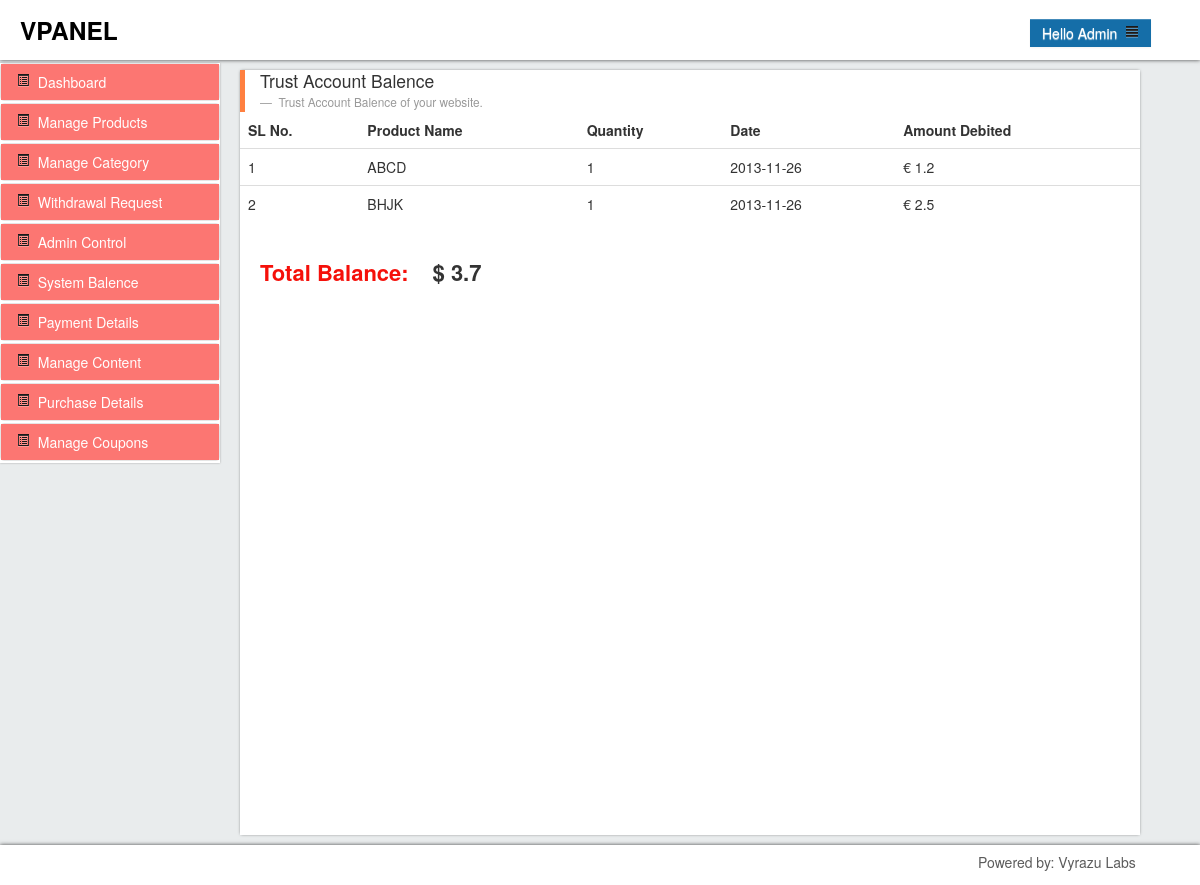
The app's page /v-admin/trustAccount.php (signed in), older data.
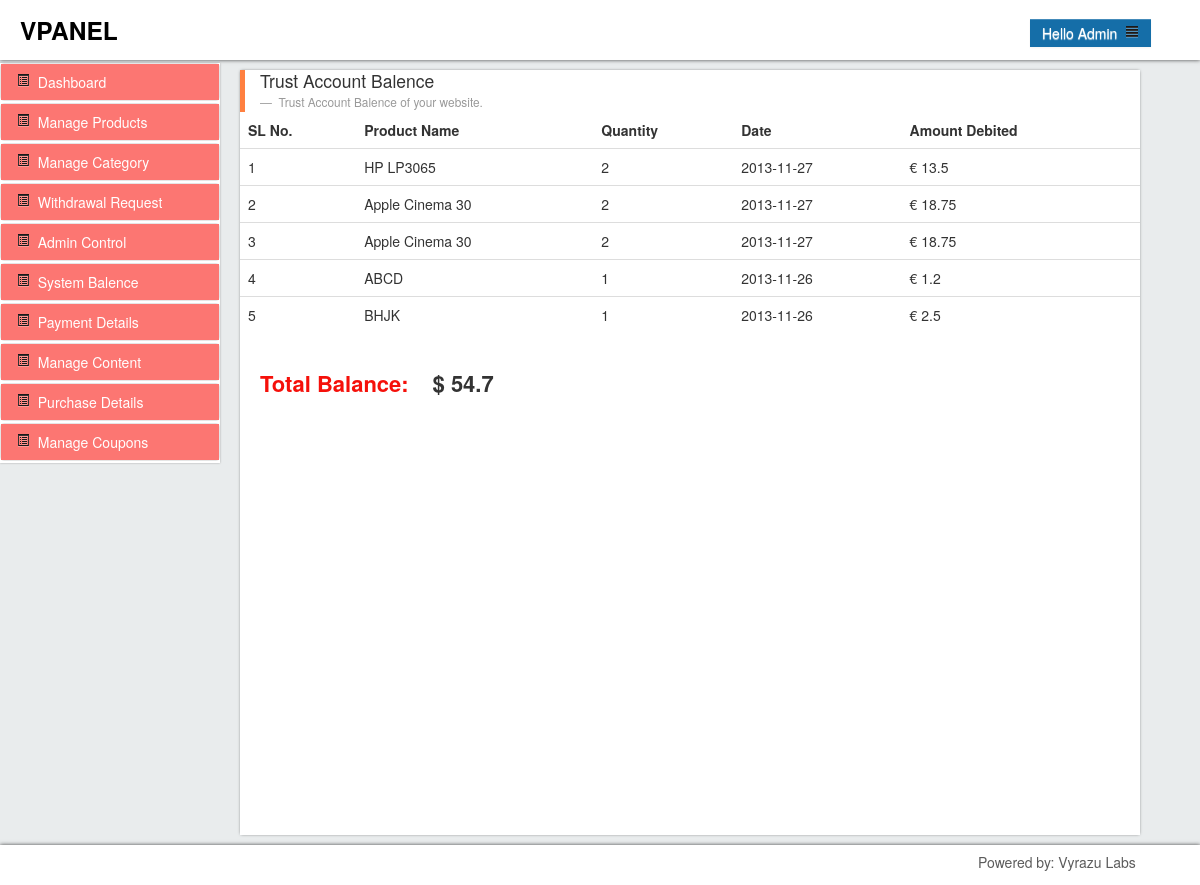
The same page, newer data.
### tables this page shows
CREATE TABLE IF NOT EXISTS `money_transfer_log` (
  `id` int(11) NOT NULL AUTO_INCREMENT,
  `membership_id` varchar(255) NOT NULL,
  `product_id` varchar(255) NOT NULL,
  `product_quantity` int(11) NOT NULL,
  `date` date NOT NULL,
  `credit` varchar(255) NOT NULL,
  `debit` varchar(255) NOT NULL,
  `system_balence` varchar(255) NOT NULL,
  `frozen_money` int(11) NOT NULL,
  `notes` varchar(2000) NOT NULL,
  PRIMARY KEY (`id`)
);

CREATE TABLE IF NOT EXISTS `membership_product` (
  `id` int(11) NOT NULL AUTO_INCREMENT,
  `product_id` varchar(255) NOT NULL,
  `product_name` varchar(255) NOT NULL,
  `product_description` varchar(5000) DEFAULT NULL,
  `price` varchar(255) NOT NULL,
  `discount` varchar(255) NOT NULL,
  `stock` int(11) NOT NULL,
  `status` varchar(255) NOT NULL,
  `image` varchar(255) NOT NULL,
  PRIMARY KEY (`id`)
);

CREATE TABLE IF NOT EXISTS `product_table` (
  `id` int(11) NOT NULL AUTO_INCREMENT,
  `product_id` varchar(255) NOT NULL,
  `category` varchar(500) DEFAULT NULL,
  `product_name` varchar(500) NOT NULL,
  `product_description` varchar(10000) NOT NULL,
  `price_guest` varchar(255) NOT NULL,
  `price_members` varchar(255) NOT NULL,
  `discount` varchar(255) NOT NULL,
  `stock` int(11) NOT NULL,
  `date` date NOT NULL,
  `expiration_date` date DEFAULT NULL,
  `maxpick` int(11) DEFAULT NULL,
  `status` varchar(255) NOT NULL,
  `image` varchar(255) NOT NULL,
  PRIMARY KEY (`id`)
);

### v-admin/v-includes/library/library.DAL.php (called while the page is built, shortened)
<?php
	include('class.database.php');
	class manageContent_DAL
	{
		private $link;
		function __construct()
		{
			$db_Connection = new dbConnection();
			$this->link = $db_Connection->connect();
			return $this->link;
		}
		function getValueWhere($table_name,$value,$row_value,$value_entered)
		{
			$query = $this->link->query("SELECT $value from $table_name where $row_value='$value_entered'");
			$query->execute();
			$rowcount = $query->rowCount();
			if($rowcount > 0){
				$result = $query->fetchAll(PDO::FETCH_ASSOC);
				return $result;
			}
			else{
				return $rowcount;
			}
		}
		function getValueWhere_descending($table_name,$value,$row_value,$value_entered)
		{
			$query = $this->link->query("SELECT $value from $table_name where $row_value='$value_entered' ORDER BY `id` DESC");
			$query->execute();
			$rowcount = $query->rowCount();
			if($rowcount > 0){
				$result = $query->fetchAll(PDO::FETCH_ASSOC);
				return $result;
			}
			else{
				return $rowcount;
			}
		}
	}
?>

### v-admin/v-includes/library/class.database.php (called while the page is built, shortened)
<?php
	class dbConnection{
		public $db_name = "mlm" ;
		public $db_username = "root" ;
		public $db_password = "root" ;
		public $db_host = "localhost" ;
		function connect(){
			try{
				$this->db_conn = new PDO("mysql:host=$this->db_host;dbname=$this->db_name",$this->db_username,$this->db_password);
				return $this->db_conn;
			}
			catch(PDOException $e){
				return $e->getMessage();
			}
		}
	}
?>

### v-admin/v-includes/library/library.BLL.php (the view, shortened to what this page needs)
<?php
	include('library.DAL.php');
	class manageContent_BLL
	{
		private $manageContent;
		function __construct()
		{
			$this->manageContent = new manageContent_DAL();
			return $this->manageContent;
		}
		function getTrustBalance(){
			$account_no = "admin007";
			$transaction = $this->manageContent->getValueWhere_descending("money_transfer_log","*","membership_id",$account_no);
			if(!empty($transaction))
			{
				$sl_no = 1;
				$total_amount = 0;
				foreach($transaction as $transactions){
					if(!empty($transactions['debit']))
					{
						if(substr($transactions['product_id'],0,2) == 'M_')
						{
							$product_details = $this->manageContent->getValueWhere("membership_product","*","product_id",$transactions['product_id']);
							$product_name = $product_details[0]['product_name'];
						}
						else if(substr($transactions['product_id'],0,1) == 'C')
						{
							$coupon_details = $this->manageContent->getValueWhere("coupon_table","*","coupon_id",$transactions['product_id']);
							$product_name = $coupon_details[0]['coupon_name'];
						}
						else
						{
							$product_details = $this->manageContent->getValueWhere("product_table","*","product_id",$transactions['product_id']);
							$product_name = $product_details[0]['product_name'];
						}
						echo '<tr>
								<td>'.$sl_no.'</td>
								<td>'.$product_name.'</td>
								<td>'.$transactions['product_quantity'].'</td>
								<td>'.$transactions['date'].'</td>
								<td> € '.$transactions['debit'].'</td>
							</tr>';
							$total_amount = $total_amount + $transactions['debit'];
							$sl_no++;
					}
				}
				return $total_amount;
			}
			else
			{
				return 0;
			}
		}
	}
?>

### v-admin/v-templates/header.php (shortened to what this page needs)
<?php
	include('v-includes/library/library.BLL.php');
	$manageData =  new manageContent_BLL();
?>
<!DOCTYPE html PUBLIC "-//W3C//DTD XHTML 1.0 Transitional//EN" "http://www.w3.org/TR/xhtml1/DTD/xhtml1-transitional.dtd">
<html xmlns="http://www.w3.org/1999/xhtml">
<head>
<link href="css/bootstrap.css" rel="stylesheet" type="text/css" />
<link href="css/style.css" rel="stylesheet" type="text/css" />
<link rel="stylesheet" href="//code.jquery.com/ui/1.10.3/themes/smoothness/jquery-ui.css">
</head>
<body>
    <div id="main_container">
        <div class="container" id="wrap">
            <div class="row v_row">
                <div class="span12 nav-header nav_header">
                    <div class="span2">
                        <h3>VPanel</h3>
                    </div>
                    <div class="span2 admin-btn">
                        <div class="btn-group">
                            <button type="button" class="btn dropdown-toggle btn-custom" data-toggle="dropdown">
                            	Hello Admin&nbsp;&nbsp;<span class="icon-align-justify"></span>
                            </button>
                        </div>
                    </div>
                </div>
            </div>
        </div>

### v-admin/v-templates/sidebar.php (shortened to what this page needs)
<div class="span3" id="sidebar_container">
    <div class="accordion" id="accordion2">
        <div class="accordion-group">
            <div class="accordion-heading">
                <a class="accordion-toggle" data-toggle="collapse" data-parent="#accordion2" href="#collapseOne">
                <span class="icon-list-alt"></span>&nbsp;&nbsp;Dashboard
                </a>
            </div>
        </div>
        <div class="accordion-group">
            <div class="accordion-heading">
                <a class="accordion-toggle" data-toggle="collapse" data-parent="#accordion2" href="#collapseTwo">
                <span class="icon-list-alt"></span>&nbsp;&nbsp;Manage Products
                </a>
            </div>
        </div>
        <div class="accordion-group">
            <div class="accordion-heading">
                <a class="accordion-toggle" data-toggle="collapse" data-parent="#accordion2" href="#collapseOn">
                <span class="icon-list-alt"></span>&nbsp;&nbsp;Manage Category
                </a>
            </div>
        </div>
        <div class="accordion-group">
            <div class="accordion-heading">
                <a class="accordion-toggle" data-toggle="collapse" data-parent="#accordion2" href="#collapse4">
                <span class="icon-list-alt"></span>&nbsp;&nbsp;Withdrawal Request
                </a>
            </div>
        </div>
         <div class="accordion-group">
            <div class="accordion-heading">
                <a class="accordion-toggle" data-toggle="collapse" data-parent="#accordion2" href="#collapse5">
                <span class="icon-list-alt"></span>&nbsp;&nbsp;Admin Control
                </a>
            </div>
        </div>
        <div class="accordion-group">
            <div class="accordion-heading">
                <a class="accordion-toggle" data-toggle="collapse" data-parent="#accordion2" href="#collapse6">
                <span class="icon-list-alt"></span>&nbsp;&nbsp;System Balence
                </a>
            </div>
        </div>
        <div class="accordion-group">
            <div class="accordion-heading">
                <a class="accordion-toggle" data-toggle="collapse" data-parent="#accordion2" href="#collapse7">
                <span class="icon-list-alt"></span>&nbsp;&nbsp;Payment Details
                </a>
            </div>
        </div>
        <div class="accordion-group">
            <div class="accordion-heading">
                <a class="accordion-toggle" data-toggle="collapse" data-parent="#accordion2" href="#collapse8">
                <span class="icon-list-alt"></span>&nbsp;&nbsp;Manage Content
                </a>
            </div>
        </div>
        <div class="accordion-group">
            <div class="accordion-heading">
                <a class="accordion-toggle" data-toggle="collapse" data-parent="#accordion2" href="#collapse9">
                <span class="icon-list-alt"></span>&nbsp;&nbsp;Purchase Details
                </a>
            </div>
        </div>
        <div class="accordion-group">
            <div class="accordion-heading">
                <a class="accordion-toggle" data-toggle="collapse" data-parent="#accordion2" href="#collapse10">
                <span class="icon-list-alt"></span>&nbsp;&nbsp;Manage Coupons
                </a>
            </div>
        </div>
    </div>
</div>

### v-admin/trustAccount.php (shortened to what this page needs)
<?php
	include('v-templates/header.php');
	include('v-templates/sidebar.php');
?>
	<div class="span9" id="content_container">
    	<blockquote>
            <p>Trust Account Balence</p>
            <small>
                <cite title="Source Title">Trust Account Balence of your website.</cite>
            </small>
        </blockquote>
        <table class="table table-hover">
        	<thead>
                <tr>
                    <th>SL No.</th>
                    <th>Product Name</th>
                    <th>Quantity</th>
                    <th>Date</th>
                    <th>Amount Debited</th>
                </tr>
            </thead>
            <?php
				$trustBalence = $manageData->getTrustBalance();
			?>
        </table>
        <div class="row-fluid">
        	<p class="trust_balence_outline"><span class="trust_balance">Total Balance:</span>
            <span class="trust_amount"> $ <?php echo $trustBalence; ?></span></p>
        </div>
    </div>
</div>
<?php
	include('v-templates/footer.php');
?>

### v-admin/v-templates/footer.php (shortened to what this page needs)
    <div ><div id="footer" class="span12">
    	<div class="container">
        	<p class="credit">Powered by: Vyrazu Labs</p>
        </div>
    </div>
</body>
</html>

### v-admin/css/style.css (style rules this page uses)
html,body { background-color:#e9eced; height: 100%; }
.v_row { max-width:100%; margin:0; }
#wrap { width:100%; min-width:940px; }
.nav_header { background-color: #FFFFFF; box-shadow: 0 0 4px 0 #414141; color: #000000; margin: 0; padding: 0; width: 100%; }
#footer { background-color: #FFFFFF; box-shadow: 0 0 4px 0 #414141; height: 40px; margin: 10px 0 0; min-width: 960px; width: 100%; }
#footer .container { width: auto; max-width: 100%; padding: 0 15px; min-width: 960px; }
#main_container { min-height: 100%; height: auto !important; height: 100%; margin: 0 auto -40px; min-width: 960px; }
.credit { color: #5B5B5B; font-size: 14px; float: right; width: 207px; margin-top: 7px; }
.admin-btn { float: right; margin-right: 30px; margin-top: 19px; }
.btn-custom { background: none repeat scroll 0 0 #156EA8; border: medium none; color: #FFFFFF; }
.btn-group > .btn:first-child { border-bottom-left-radius: 0px; border-top-left-radius: 0px; }
.btn-group > .btn:last-child, .btn-group > .dropdown-toggle { border-bottom-right-radius: 0px; border-top-right-radius: 0px; }
#sidebar_container { background-color: #FFFFFF; box-shadow: 0 0 2px 0 #A6A6A6; float: left; margin-top: 3px; height: auto !important; min-height: 84%; margin-left:0; }
.accordion-heading { background-color: #FC7672; border: medium none; border-radius: 0 0 0 0; color: #FFFFFF; }
.accordion-heading a { color:#fff; text-decoration:none; }
.accordion { margin-bottom:0px; }
#content_container { background-color: #FFFFFF; box-shadow: 0 0 3px -1px #414141; margin-top: 10px; min-height: 300px; min-width: 700px; width: 75%; padding-bottom: 15px; height:750px; overflow:scroll; }
blockquote { border-left: 5px solid #FF8040; margin: 0; }
.trust_balence_outline { margin:20px; }
.trust_balance { font-size:22px; font-weight:bold; color:#F5100A; margin:15px 0px; }
.trust_amount { font-size:22px; font-weight:bold; margin-left:20px; }

Row changes from the older to the newer data that the page shows:
added money_transfer_log: product_table.product_name "HP LP3065", product_quantity "2", date "2013-11-27", debit "13.5"
added money_transfer_log: product_table.product_name "Apple Cinema 30", product_quantity "2", date "2013-11-27", debit "18.75"
added money_transfer_log: product_table.product_name "Apple Cinema 30", product_quantity "2", date "2013-11-27", debit "18.75"
Text that changed along with them:
$trustBalence: "3.7" → "54.7"
